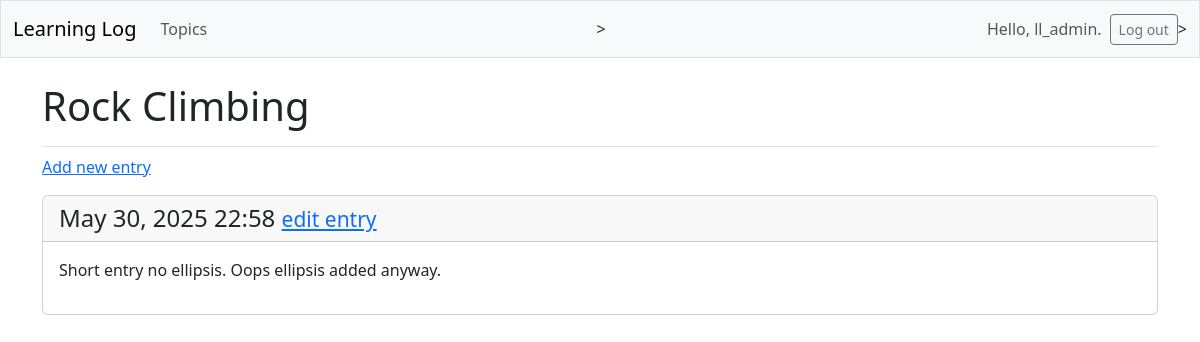
The page /topics/3/ (signed in) on the database its author committed.
### learning_logs/models.py (models this page shows, shortened)
class Topic(models.Model):
    text = models.CharField(max_length = 200)
    date_added = models.DateTimeField(auto_now_add = True)
    owner = models.ForeignKey(User, on_delete = models.CASCADE)

class Entry(models.Model):
    topic = models.ForeignKey(Topic, on_delete = models.CASCADE)
    text = models.TextField()
    date_added = models.DateTimeField(auto_now_add = True)
    class Meta:
        verbose_name_plural = 'entries'

### learning_logs/views.py (the view)
# urls.py: path('topics/<int:topic_id>/', views.topic, name = 'topic'),
@login_required
def topic(request, topic_id):
    topic = Topic.objects.get(id = topic_id)
    check_topic_owner(request, topic)
    entries = topic.entry_set.order_by('-date_added')
    context = {'topic': topic, 'entries': entries}
    return render(request, 'learning_logs/topic.html', context)

### learning_logs/views.py (called while the page is built)
def check_topic_owner(request, topic):
    if topic.owner != request.user:
        raise Http404

### learning_logs/templates/learning_logs/topic.html
{% extends 'learning_logs/base.html' %}
{% block page_header %}
<h1>{{topic.text}}</h1>
{% endblock page_header %}
{% block content %}
<p>
    <a href="{% url 'learning_logs:new_entry' topic.id %}">Add new entry</a>
</p>
{% for entry in entries %}
<div class="card mb-3">
    <h4 class="card-header">
        {{entry.date_added|date:'M d, Y H:i'}}
        <small><a href="{% url 'learning_logs:edit_entry' entry.id%}">edit entry</a></small>
    </h4>
    <div class="card-body">{{entry.text|linebreaks}}</div>
</div>
{% empty %}
<li>There are no entries for this topic yet</li>
{% endfor %}
{% endblock content %}

### learning_logs/templates/learning_logs/base.html (shortened to what this page needs)
<!doctype html>
<html lang="en">
<head>
    {% load django_bootstrap5 %}
    {% bootstrap_css %}
</head>
<body>
    <nav class="navbar navbar-expand-md navbar-light bg-light mb-4 border">
        <div class="container-fluid">
            <a class="navbar-brand" href="{% url 'learning_logs:index' %}">
                Learning Log</a>
            <div class="collapse navbar-collapse" id="navbarCollapse">
                <ul class="navbar-nav me-auto mb-2 mb-md-0">
                    <li class="nav-item">
                        <a class="nav-link" href="{% url 'learning_logs:topics' %}">
                            Topics
                        </a>
                    </li>
                </ul> >
                <ul class="navbar-nav ms-auto mb-2 mb-md-0">
                    {% if user.is_authenticated %}
                    <li class="nav-item">
                        <span class="navbar-text me-2">Hello, {{user.username}}.
                        </span>
                    </li>
                    {% endif %}
                </ul>
                {% if user.is_authenticated %}
                <form action="{% url 'accounts:logout' %}" method='post'>
                    <button name='submit' class='btn btn-outline-secondary btn-sm'>
                        Log out
                    </button>
                </form>
                {% endif %}
            </div> >
        </div>
    </nav>
    <main class="container">
        <div class="pb-2 mb-2 border-bottom">
            {% block page_header %}{% endblock page_header%}
        </div>
        <div>
            {% block content %}{% endblock content %}
        </div>
    </main>
</body>
</html>

### rows shown on the page
Topic: text "Rock Climbing"
Entry: date_added "May 30, 2025 22:58", text "Short entry no ellipsis. Oops ellipsis added anyway."

### other values the page prints
{{ user.username }} "ll_admin"
